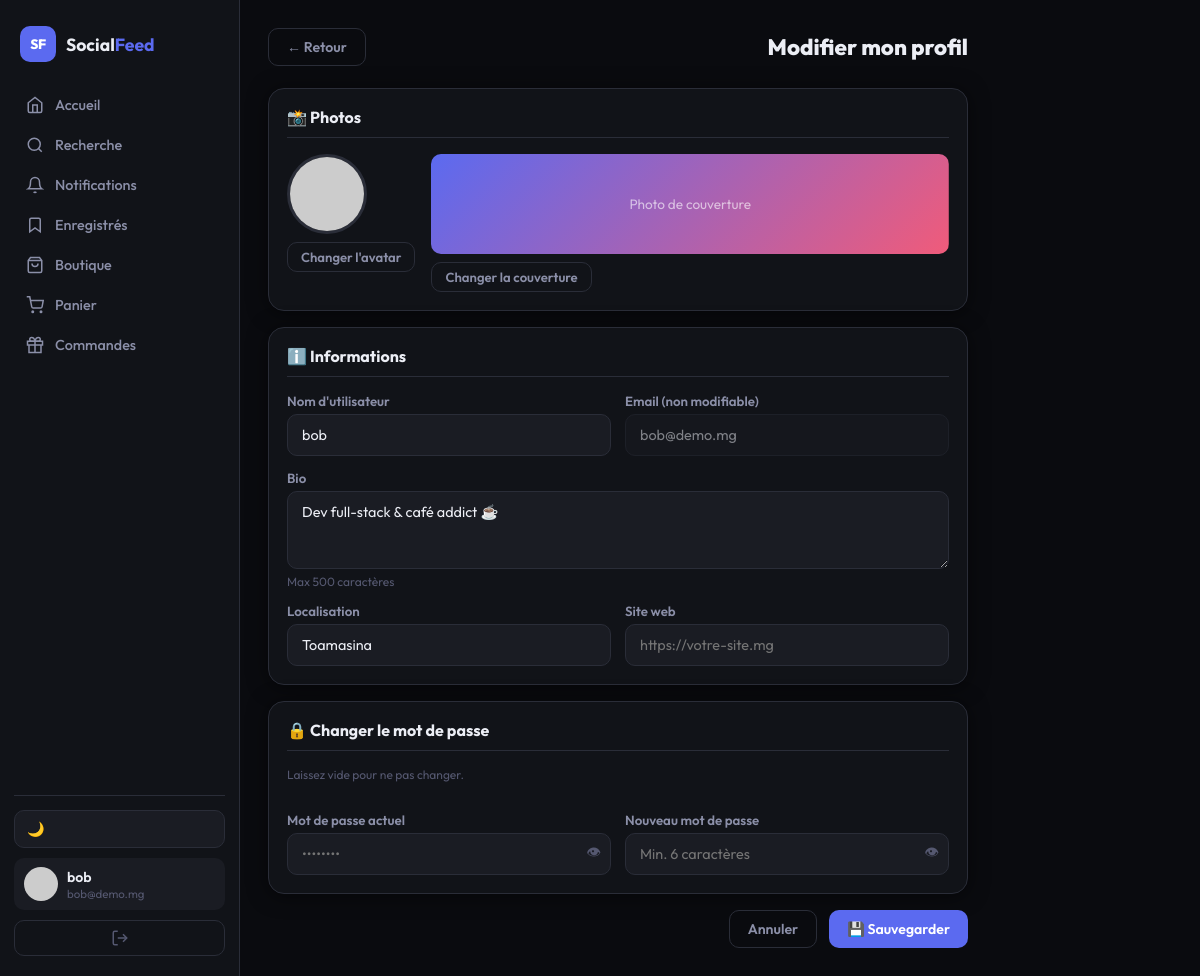
/profile/edit (signed in), run on the app's committed database.
### app.py (models this page shows, shortened)
class User(UserMixin, db.Model):
    id = db.Column(db.Integer, primary_key=True)
    username = db.Column(db.String(80), unique=True, nullable=False)
    email = db.Column(db.String(120), unique=True, nullable=False)
    password_hash = db.Column(db.String(256), nullable=False)
    avatar = db.Column(db.String(300), default='')
    cover = db.Column(db.String(300), default='')
    bio = db.Column(db.String(500), default='')
    location = db.Column(db.String(100), default='')
    website = db.Column(db.String(200), default='')
    is_admin = db.Column(db.Boolean, default=False)
    created_at = db.Column(db.DateTime, default=datetime.utcnow)
    posts = db.relationship('Post', backref='author', lazy=True, foreign_keys='Post.user_id')
    likes = db.relationship('Like', backref='user', lazy=True)
    bookmarks = db.relationship('Bookmark', backref='user', lazy=True)

### app.py (the view, shortened to what this page needs)
@app.route('/profile/edit', methods=['GET','POST'])
@login_required
def edit_profile():
    return render_template('edit_profile.html')

### app.py (called while the page is built)
@login_manager.user_loader
def load_user(uid): return User.query.get(int(uid))

def cart_count():
    if current_user.is_authenticated:
        return CartItem.query.filter_by(user_id=current_user.id).count()
    return 0

def notif_count():
    if current_user.is_authenticated:
        return Notification.query.filter_by(user_id=current_user.id, is_read=False).count()
    return 0

@app.context_processor
def inject_theme():
    return {'theme': session.get('theme','dark')}

### templates/edit_profile.html (shortened to what this page needs)
{% extends 'base.html' %}
{% block content %}
<div class="edit-profile-page">
  <div class="page-header">
    <a href="{{ url_for('profile', user_id=current_user.id) }}" class="btn btn-ghost">← Retour</a>
    <h2>Modifier mon profil</h2>
  </div>
  <form method="POST" enctype="multipart/form-data" class="edit-profile-form">
    <div class="card edit-section">
      <h3>📸 Photos</h3>
      <div class="photo-edit-row">
        <div class="photo-edit-item">
          <img src="{{ current_user.avatar or 'https://i.pravatar.cc/80?u='~current_user.id }}" class="edit-avatar-preview" id="avatarPreview" alt="avatar">
          <label class="btn btn-ghost btn-sm" style="margin-top:8px;cursor:pointer">
            Changer l'avatar
          </label>
        </div>
        <div class="photo-edit-item" style="flex:1">
          <div class="edit-cover-preview" id="coverPreview" style="{% if current_user.cover %}background-image:url('{{ current_user.cover }}'){% endif %}">
            <span>Photo de couverture</span>
          </div>
          <label class="btn btn-ghost btn-sm" style="margin-top:8px;cursor:pointer">
            Changer la couverture
          </label>
        </div>
      </div>
    </div>
    <div class="card edit-section">
      <h3>ℹ️ Informations</h3>
      <div class="form-grid">
        <div class="form-group">
          <label>Nom d'utilisateur</label>
          <input type="text" name="username" value="{{ current_user.username }}" class="form-input" required>
        </div>
        <div class="form-group">
          <label>Email (non modifiable)</label>
          <input type="email" value="{{ current_user.email }}" class="form-input" disabled>
        </div>
        <div class="form-group full-width">
          <label>Bio</label>
          <textarea name="bio" rows="3" class="form-input" placeholder="Parlez de vous..." maxlength="500">{{ current_user.bio }}</textarea>
          <small class="form-hint">Max 500 caractères</small>
        </div>
        <div class="form-group">
          <label>Localisation</label>
          <input type="text" name="location" value="{{ current_user.location }}" class="form-input" placeholder="ex: Antananarivo">
        </div>
        <div class="form-group">
          <label>Site web</label>
          <input type="url" name="website" value="{{ current_user.website }}" class="form-input" placeholder="https://votre-site.mg">
        </div>
      </div>
    </div>
    <div class="card edit-section">
      <h3>🔒 Changer le mot de passe</h3>
      <p class="form-hint" style="margin-bottom:14px">Laissez vide pour ne pas changer.</p>
      <div class="form-grid">
        <div class="form-group">
          <label>Mot de passe actuel</label>
          <div class="input-pass-wrap">
            <input type="password" name="old_password" id="oldPass" placeholder="••••••••" class="form-input">
            <button type="button" class="pass-eye" onclick="togglePass('oldPass',this)">👁</button>
          </div>
        </div>
        <div class="form-group">
          <label>Nouveau mot de passe</label>
          <div class="input-pass-wrap">
            <input type="password" name="new_password" id="newPass" placeholder="Min. 6 caractères" class="form-input">
            <button type="button" class="pass-eye" onclick="togglePass('newPass',this)">👁</button>
          </div>
        </div>
      </div>
    </div>
    <div style="display:flex;gap:12px;justify-content:flex-end">
      <a href="{{ url_for('profile', user_id=current_user.id) }}" class="btn btn-ghost">Annuler</a>
      <button type="submit" class="btn btn-primary">💾 Sauvegarder</button>
    </div>
  </form>
</div>
{% endblock %}

### templates/base.html (shortened to what this page needs)
<!DOCTYPE html>
<html lang="fr" data-theme="{{ theme }}">
<head>
  <link rel="stylesheet" href="{{ url_for('static', filename='css/style.css') }}">
</head>
<body>
{% if current_user.is_authenticated %}
<div class="app-shell">
  <aside class="sidebar" id="sidebar">
    <div class="sidebar-logo">
      <span class="logo-mark">SF</span>
      <span class="logo-text">Social<b>Feed</b></span>
    </div>
    <nav class="sidebar-nav">
      <a href="{{ url_for('feed') }}" class="nav-item {% if request.endpoint == 'feed' %}active{% endif %}">
        <svg class="nav-icon" viewBox="0 0 24 24" fill="none" stroke="currentColor" stroke-width="2"><path d="M3 9l9-7 9 7v11a2 2 0 0 1-2 2H5a2 2 0 0 1-2-2z"/><polyline points="9,22 9,12 15,12 15,22"/></svg>
        <span>Accueil</span>
      </a>
      <a href="{{ url_for('search') }}" class="nav-item {% if request.endpoint == 'search' %}active{% endif %}">
        <svg class="nav-icon" viewBox="0 0 24 24" fill="none" stroke="currentColor" stroke-width="2"><circle cx="11" cy="11" r="8"/><line x1="21" y1="21" x2="16.65" y2="16.65"/></svg>
        <span>Recherche</span>
      </a>
      <a href="{{ url_for('notifications') }}" class="nav-item {% if request.endpoint == 'notifications' %}active{% endif %}">
        <svg class="nav-icon" viewBox="0 0 24 24" fill="none" stroke="currentColor" stroke-width="2"><path d="M18 8A6 6 0 0 0 6 8c0 7-3 9-3 9h18s-3-2-3-9"/><path d="M13.73 21a2 2 0 0 1-3.46 0"/></svg>
        <span>Notifications</span>
        {% set nc = notif_count() %}
      </a>
      <a href="{{ url_for('bookmarks') }}" class="nav-item {% if request.endpoint == 'bookmarks' %}active{% endif %}">
        <svg class="nav-icon" viewBox="0 0 24 24" fill="none" stroke="currentColor" stroke-width="2"><path d="M19 21l-7-5-7 5V5a2 2 0 0 1 2-2h10a2 2 0 0 1 2 2z"/></svg>
        <span>Enregistrés</span>
      </a>
      <a href="{{ url_for('products') }}" class="nav-item {% if request.endpoint == 'products' %}active{% endif %}">
        <svg class="nav-icon" viewBox="0 0 24 24" fill="none" stroke="currentColor" stroke-width="2"><path d="M6 2L3 6v14a2 2 0 0 0 2 2h14a2 2 0 0 0 2-2V6l-3-4z"/><line x1="3" y1="6" x2="21" y2="6"/><path d="M16 10a4 4 0 0 1-8 0"/></svg>
        <span>Boutique</span>
      </a>
      <a href="{{ url_for('cart') }}" class="nav-item {% if request.endpoint == 'cart' %}active{% endif %}">
        <svg class="nav-icon" viewBox="0 0 24 24" fill="none" stroke="currentColor" stroke-width="2"><circle cx="9" cy="21" r="1"/><circle cx="20" cy="21" r="1"/><path d="M1 1h4l2.68 13.39a2 2 0 0 0 2 1.61h9.72a2 2 0 0 0 2-1.61L23 6H6"/></svg>
        <span>Panier</span>
        {% set cc = cart_count() %}
      </a>
      <a href="{{ url_for('orders') }}" class="nav-item {% if request.endpoint == 'orders' %}active{% endif %}">
        <svg class="nav-icon" viewBox="0 0 24 24" fill="none" stroke="currentColor" stroke-width="2"><polyline points="20 12 20 22 4 22 4 12"/><rect x="2" y="7" width="20" height="5"/><path d="M12 22V7"/><path d="M12 7H7.5a2.5 2.5 0 0 1 0-5C11 2 12 7 12 7z"/><path d="M12 7h4.5a2.5 2.5 0 0 0 0-5C13 2 12 7 12 7z"/></svg>
        <span>Commandes</span>
      </a>
    </nav>
    <div class="sidebar-bottom">
      <button class="theme-toggle" id="themeToggle" title="Changer le thème">
        <span class="theme-icon-dark">🌙</span>
      </button>
      <a href="{{ url_for('profile', user_id=current_user.id) }}" class="sidebar-user">
        <img src="{{ current_user.avatar or 'https://i.pravatar.cc/40?u=' ~ current_user.id }}" class="sidebar-avatar" alt="avatar">
        <div class="sidebar-user-info">
          <div class="sidebar-username">{{ current_user.username }}</div>
          <div class="sidebar-email">{{ current_user.email[:25] }}{% if current_user.email|length > 25 %}…{% endif %}</div>
        </div>
      </a>
      <a href="{{ url_for('logout') }}" class="btn-logout" title="Déconnexion">
        <svg viewBox="0 0 24 24" fill="none" stroke="currentColor" stroke-width="2" width="18"><path d="M9 21H5a2 2 0 0 1-2-2V5a2 2 0 0 1 2-2h4"/><polyline points="16 17 21 12 16 7"/><line x1="21" y1="12" x2="9" y2="12"/></svg>
      </a>
    </div>
  </aside>
  <main class="main-content">
          {% set cc = cart_count() %}
    {% block content %}{% endblock %}
  </main>
</div>
{% endif %}
</body>
</html>

### data on the page
User: username "bob", email "bob@demo.mg", bio "Dev full-stack & café addict ☕", location "Toamasina"
